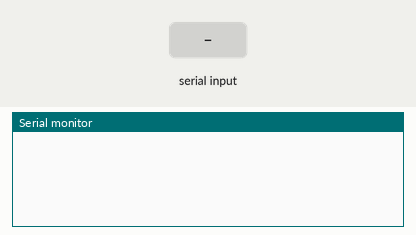
A sketch run on a simulated Arduino Uno, built with avr-gcc and run on an emulated ATmega328P. On the bench: the last lines printed to the serial monitor. Inputs (shaded band) come from the test bench.

Above: at 1.2 s.
1.3 s: "90,45\n" received over Serial
At 2.7 s:
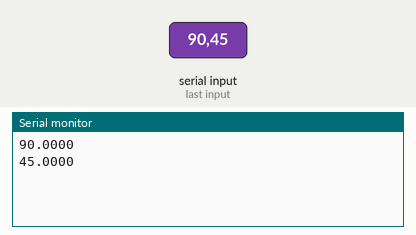
3.5 s: "30,150\n" received over Serial
At 5.7 s:
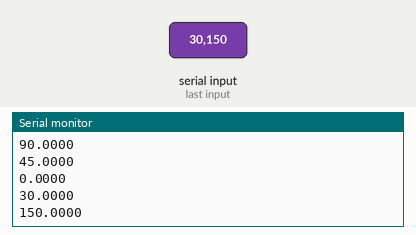
Timing chart, 0 to 7.2 s (numbered marks = the images above; inputs shaded):
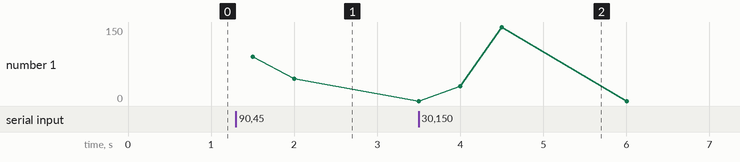

Measured:
- after the input at 1.3 s, the serial monitor: prints a new line after 0.20 s (image 1)
- after the input at 3.5 s, the serial monitor: prints a new line after 0.50 s (image 2)

The sketch:

arduino_com.ino
```cpp
void setup() {
  // put your setup code here, to run once:
  Serial.begin(9600);
}

void loop() {
  // put your main code here, to run repeatedly:
  if (Serial.available() > 0 ){
    float input = Serial.parseFloat();
    Serial.println(input,4);
  }
  delay(500);
}
```
